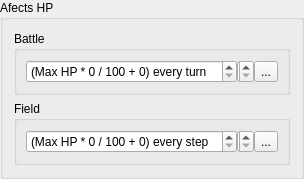
    <widget class="QGroupBox" name="groupConditionHp">
     <property name="title">
      <string>Afects HP</string>
     </property>
     <layout class="QGridLayout" name="gridLayout_21">
      <item row="0" column="0">
       <widget class="QGroupBox" name="groupConditionHpBattle">
        <property name="title">
         <string>Battle</string>
        </property>
        <property name="flat">
         <bool>true</bool>
        </property>
        <layout class="QGridLayout" name="gridLayout_19">
         <property name="horizontalSpacing">
          <number>0</number>
         </property>
         <item row="0" column="2">
          <widget class="QToolButton" name="toolConditionHpBattleEffect">
           <property name="text">
            <string>...</string>
           </property>
          </widget>
         </item>
         <item row="0" column="0">
          <widget class="QSpinBox" name="spinConditionHpBattlePercent">
           <property name="suffix">
            <string> / 100 + 0) every turn</string>
           </property>
           <property name="prefix">
            <string>(Max HP * </string>
           </property>
          </widget>
         </item>
         <item row="0" column="1">
          <widget class="QSpinBox" name="spinConditionHpBattleFixed">
           <property name="maximumSize">
            <size>
             <width>17</width>
             <height>16777215</height>
            </size>
           </property>
          </widget>
         </item>
        </layout>
       </widget>
      </item>
      <item row="1" column="0">
       <widget class="QGroupBox" name="groupConditionHpField">
        <property name="title">
         <string>Field</string>
        </property>
        <property name="flat">
         <bool>true</bool>
        </property>
        <layout class="QGridLayout" name="gridLayout_20">
         <property name="horizontalSpacing">
          <number>0</number>
         </property>
         <item row="0" column="2">
          <widget class="QToolButton" name="toolConditionHpFieldEffect">
           <property name="text">
            <string>...</string>
           </property>
          </widget>
         </item>
         <item row="0" column="0">
          <widget class="QSpinBox" name="spinConditionHpFieldPercent">
           <property name="suffix">
            <string> / 100 + 0) every step</string>
           </property>
           <property name="prefix">
            <string>(Max HP * </string>
           </property>
          </widget>
         </item>
         <item row="0" column="1">
          <widget class="QSpinBox" name="spinConditionHpFieldFixed">
           <property name="maximumSize">
            <size>
             <width>17</width>
             <height>16777215</height>
            </size>
           </property>
          </widget>
         </item>
        </layout>
       </widget>
      </item>
     </layout>
    </widget>
